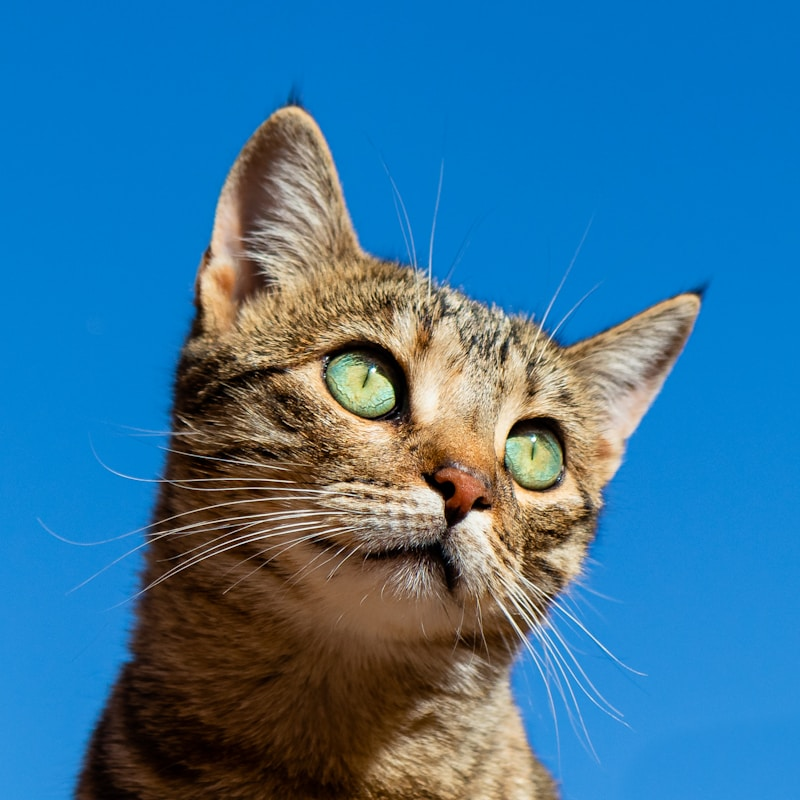
#> input picture data/raw/cat_closeup.jpg, 800 x 800 px; its folder holds only this picture in this run
$ python -i utils.py   (imports and definitions only)   (older library calls are emulated)
#> lines starting #> are read from the running program, lines starting #| are printed output that depends on the picture; after the words box and inside, x2 and y2 are one past the last pixel; in counts of white or black regions, pixels touching at a corner belong together
#> further down, picture is the input picture: shape (800, 800, 3); mean B, G, R 155.7, 116.4, 54.5
"""
Utility functions for pet detection inference.
"""

import cv2
import numpy as np
from pathlib import Path
from typing import Tuple, List, Optional


# [131 lines left out: functions load_image, draw_detections, save_image, get_image_files, not called in this run]


def extract_edge_features(image: np.ndarray) -> dict:
    """
    Extract edge detection features from an image.

    Args:
        image: Input image (BGR format)

    Returns:
        Dictionary containing different edge detection results
    """
    gray = cv2.cvtColor(image, cv2.COLOR_BGR2GRAY)
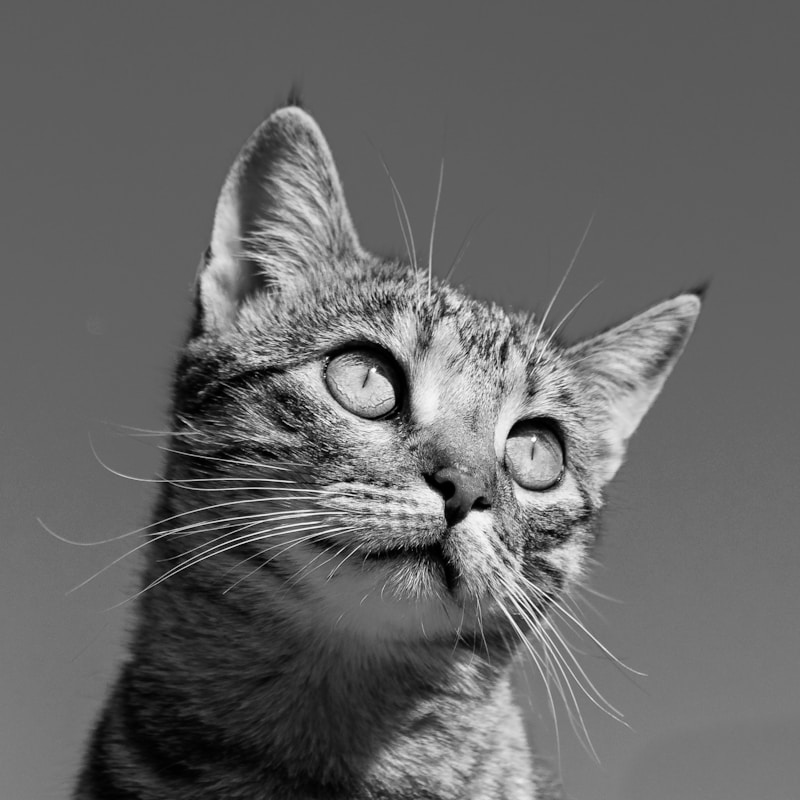
#> gray: shape (800, 800); min 0, max 255, mean 102.4

    # Canny edge detection
    canny = cv2.Canny(gray, 50, 150)
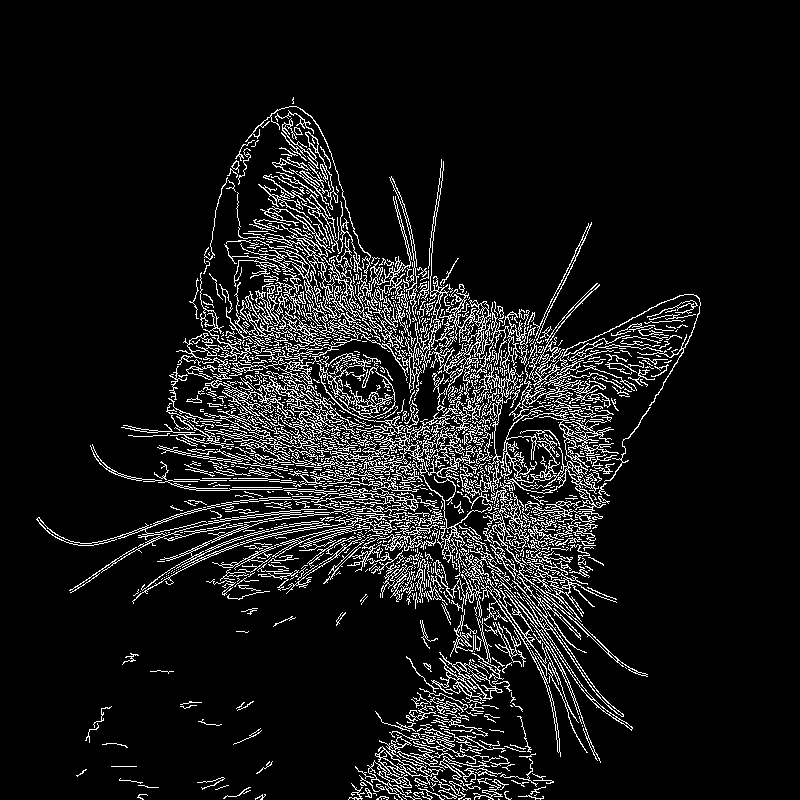
#> canny: shape (800, 800); 9.1% white in thin lines or dots, all inside (x1, y1, x2, y2) = (36, 97, 701, 800)

    # Sobel edge detection
    sobelx = cv2.Sobel(gray, cv2.CV_64F, 1, 0, ksize=3)
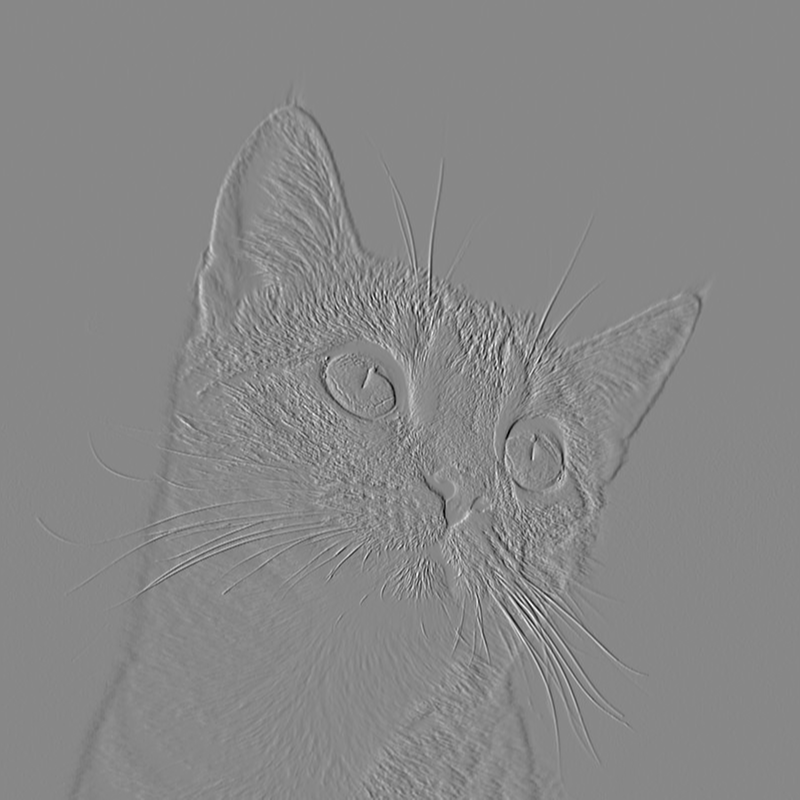
#> sobelx: shape (800, 800) float64; min -742, max 652, mean 0; drawn with min black and max white
    sobely = cv2.Sobel(gray, cv2.CV_64F, 0, 1, ksize=3)
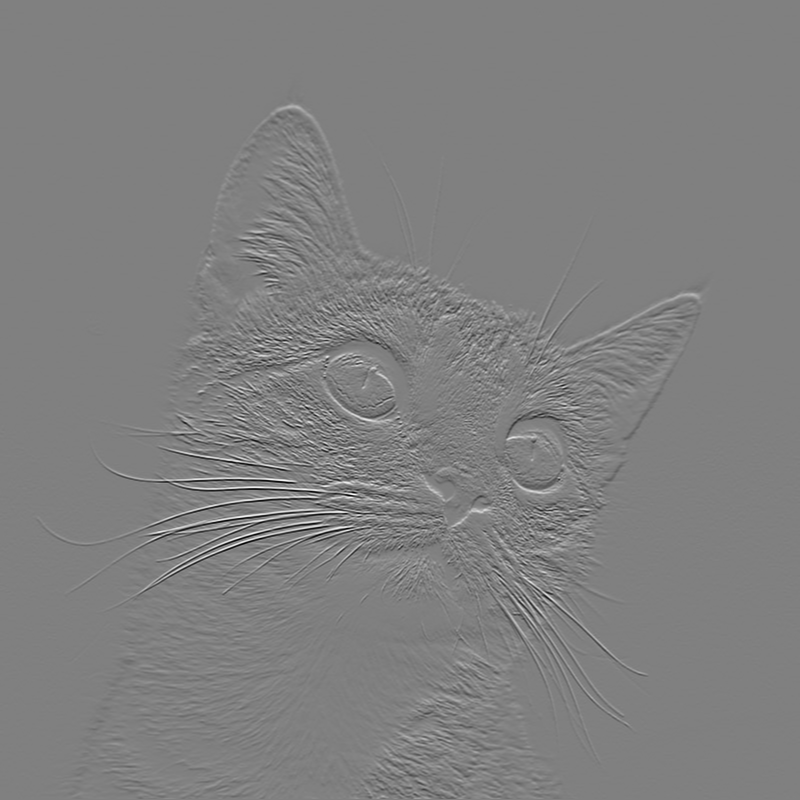
#> sobely: shape (800, 800) float64; min -846, max 837, mean 0; drawn with min black and max white
    sobel_combined = np.sqrt(sobelx**2 + sobely**2)
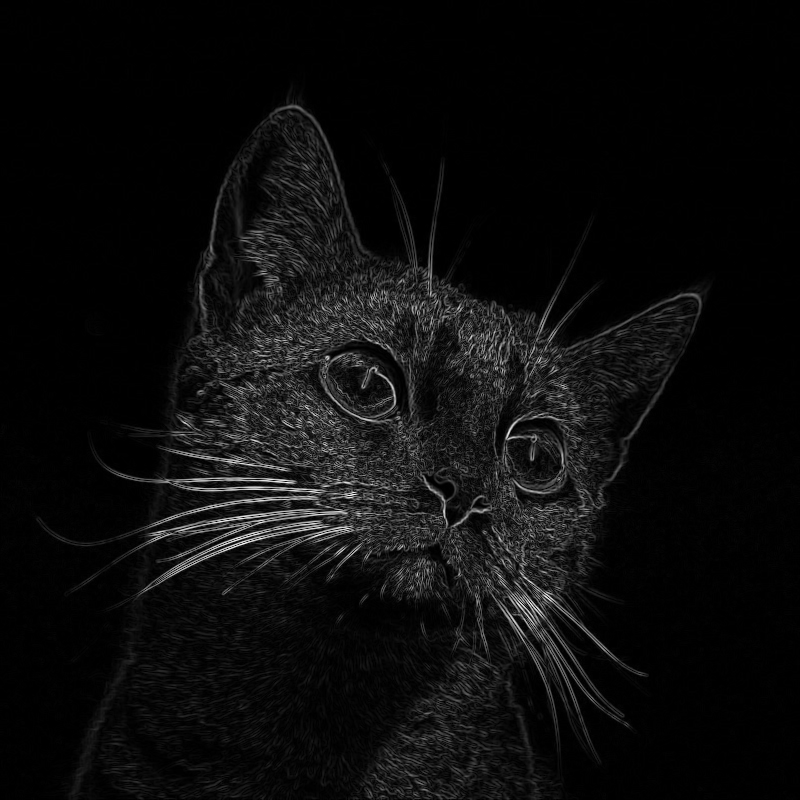
#> sobel_combined: shape (800, 800) float64; min 0, max 863.9, mean 42.9; drawn with min black and max white
    sobel_combined = np.uint8(sobel_combined / sobel_combined.max() * 255)

    # Laplacian edge detection
    laplacian = cv2.Laplacian(gray, cv2.CV_64F)
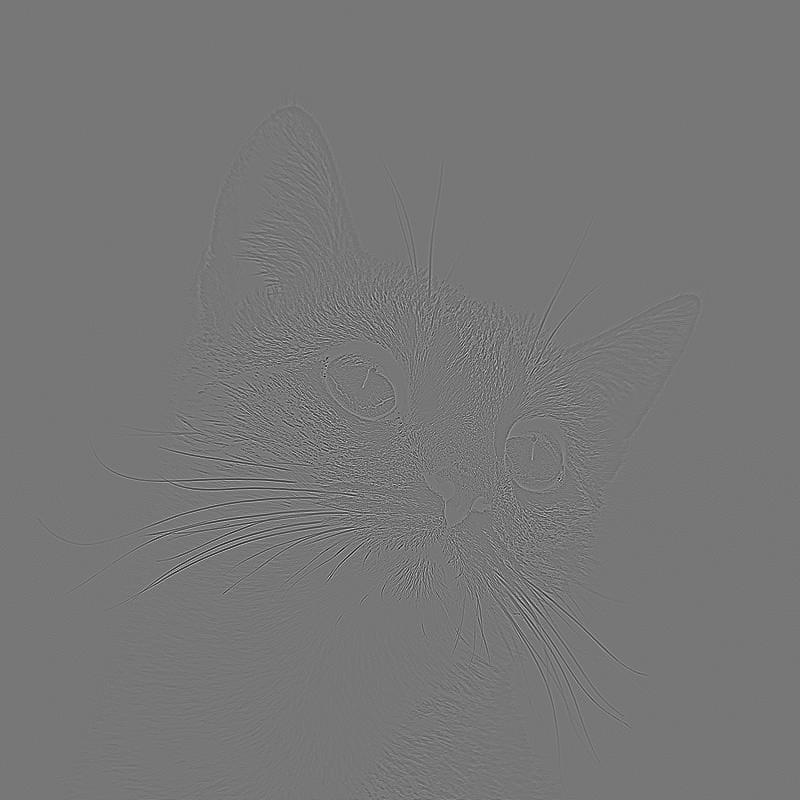
#> laplacian: shape (800, 800) float64; min -382, max 435, mean 0; drawn with min black and max white
    laplacian = np.uint8(np.absolute(laplacian))
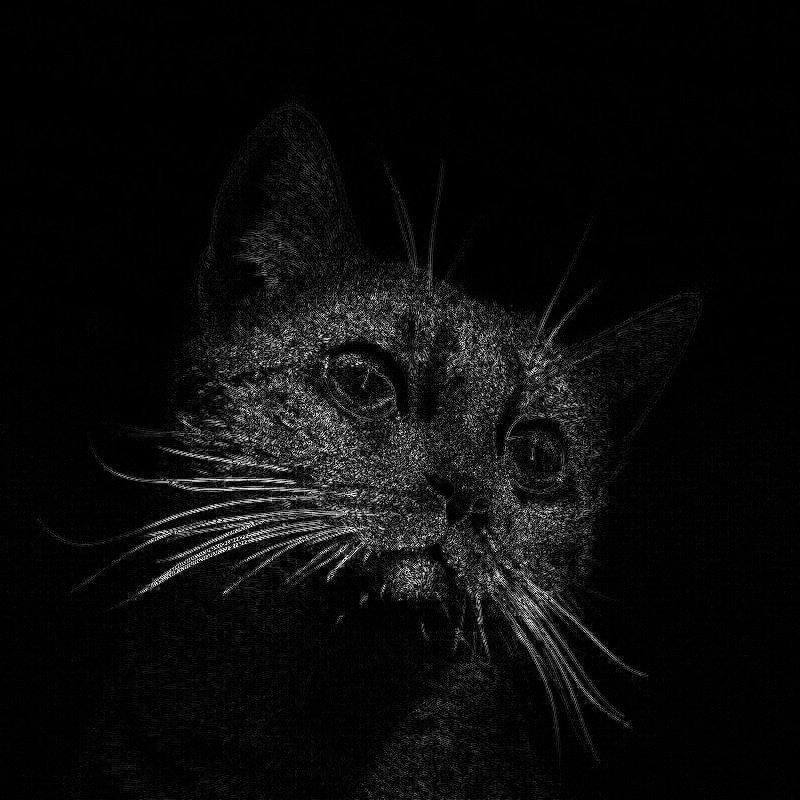
#> laplacian: shape (800, 800); min 0, max 255, mean 11.5

    return {
        'canny': canny,
        'sobel': sobel_combined,
        'laplacian': laplacian,
        'gray': gray
    }


# [137 lines left out: functions detect_keypoints_sift, detect_keypoints_orb, detect_contours, draw_enhanced_detections, not called in this run]

>>> import cv2
>>> picture = cv2.imread('../data/raw/cat_closeup.jpg')
>>> result = extract_edge_features(picture)
#> result = 4 items

$ run again, on data/raw/cat_sitting.jpg
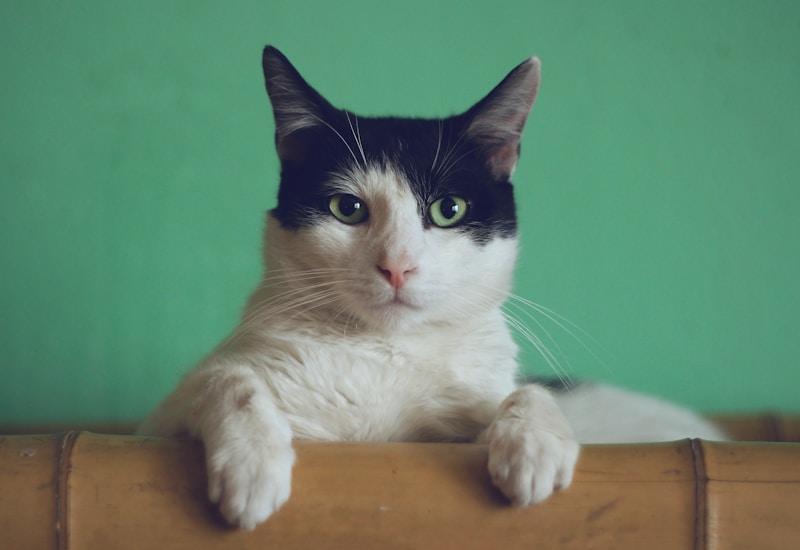
#> input picture data/raw/cat_sitting.jpg, 800 x 550 px
#> picture is the input picture: shape (550, 800, 3); mean B, G, R 109.9, 132.6, 100.8
#> in extract_edge_features, `canny = cv2.Canny(gray, 50, 150)`:
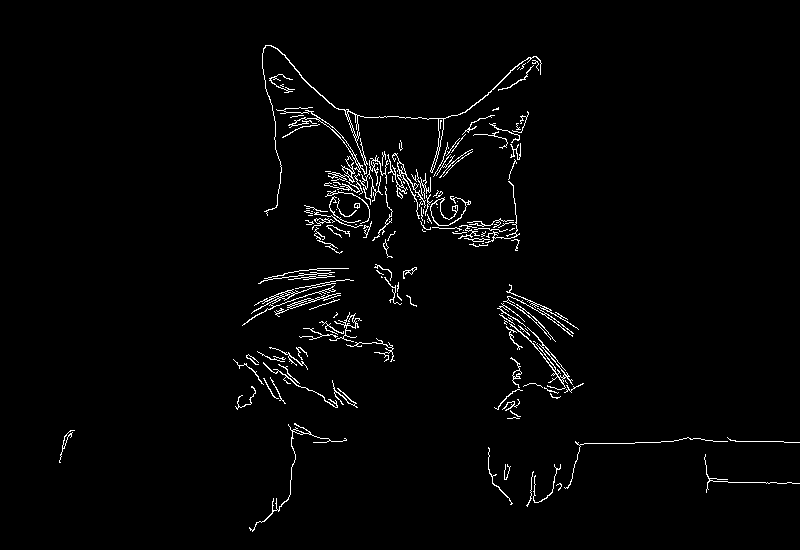
#> canny: shape (550, 800); 2.1% white in thin lines or dots, all inside (x1, y1, x2, y2) = (59, 45, 800, 532)
#> in extract_edge_features, `sobel_combined = np.sqrt(sobelx**2 + sobely**2)`:
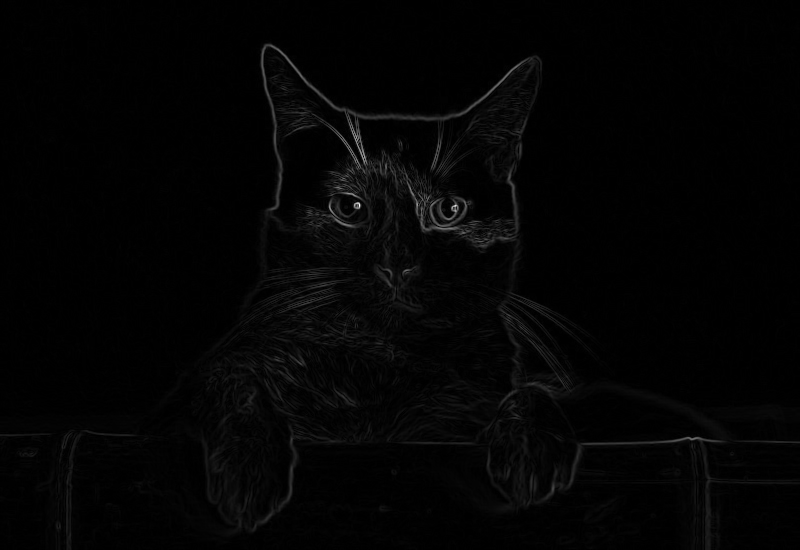
#> sobel_combined: shape (550, 800) float64; min 0, max 905.3, mean 14.6; drawn with min black and max white
#> result = 4 items

$ run again, on data/raw/dog_portrait.jpg
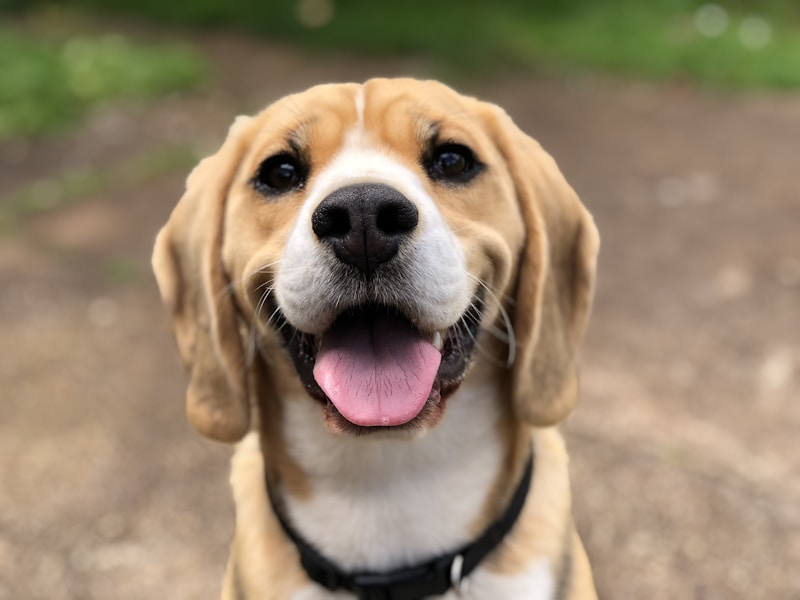
#> input picture data/raw/dog_portrait.jpg, 800 x 600 px
#> picture is the input picture: shape (600, 800, 3); mean B, G, R 106.9, 131.1, 148.8
#> in extract_edge_features, `canny = cv2.Canny(gray, 50, 150)`:
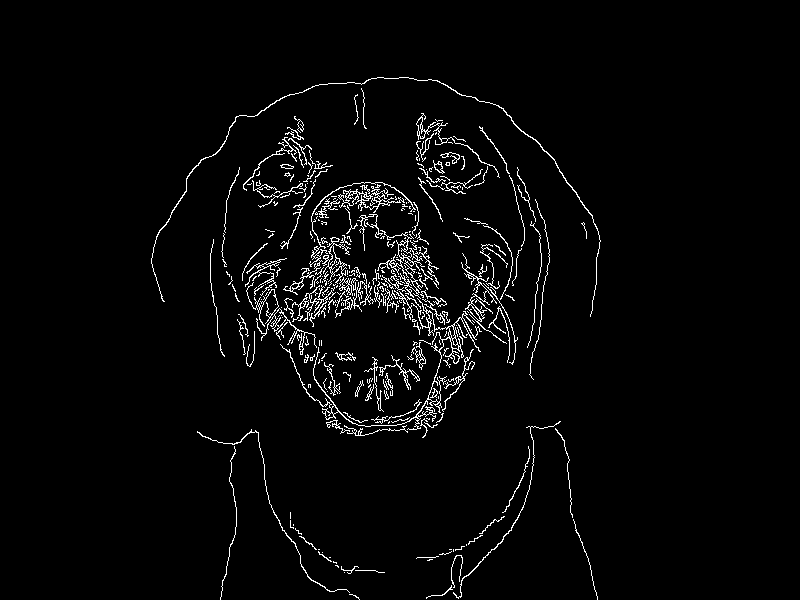
#> canny: shape (600, 800); 2.9% white in thin lines or dots, all inside (x1, y1, x2, y2) = (151, 77, 601, 600)
#> in extract_edge_features, `laplacian = np.uint8(np.absolute(laplacian))`:
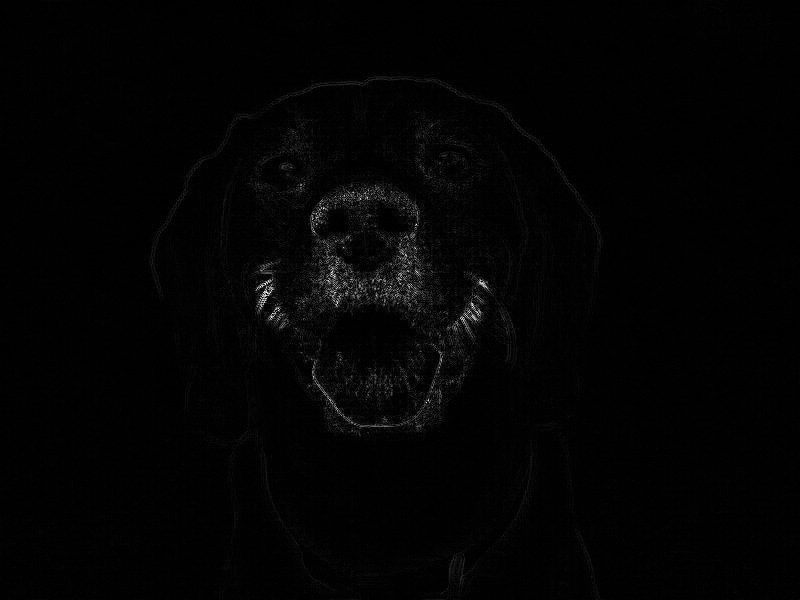
#> laplacian: shape (600, 800); min 0, max 252, mean 3.4
#> result = 4 items

$ run again, on data/raw/dog_running.jpg
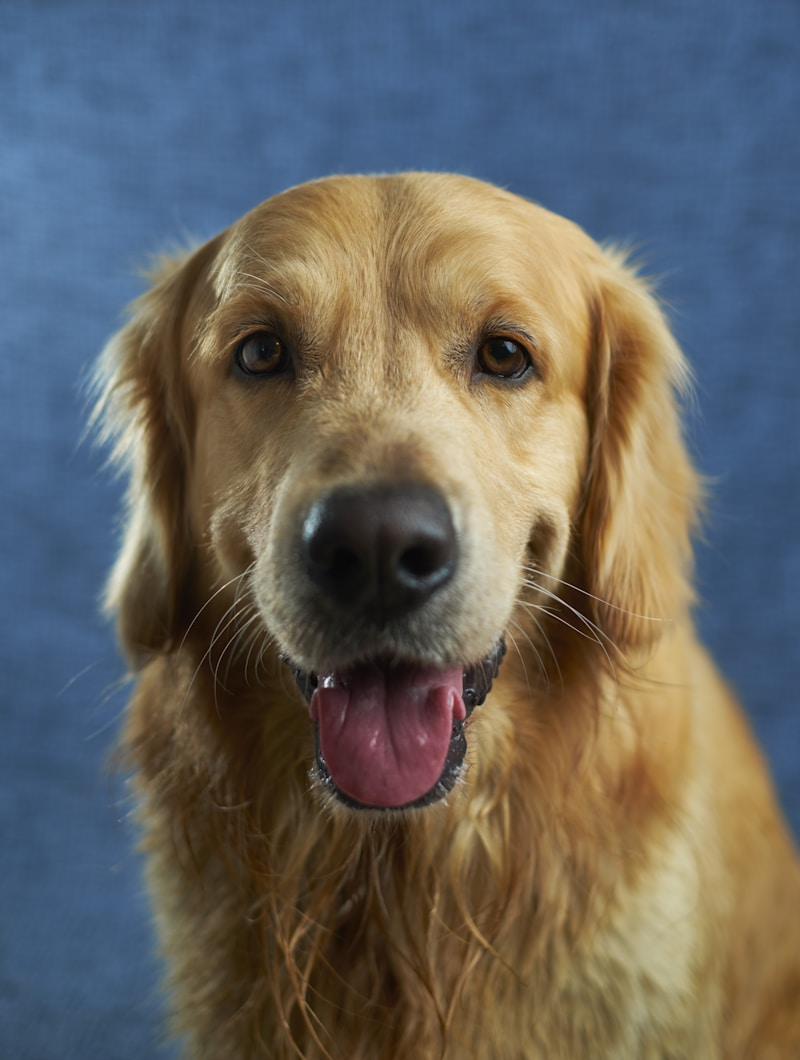
#> input picture data/raw/dog_running.jpg, 800 x 1060 px
#> picture is the input picture: shape (1060, 800, 3); mean B, G, R 96.6, 100.8, 102.3
#> canny: shape (1060, 800); 3.4% white in thin lines or dots, all inside (x1, y1, x2, y2) = (76, 171, 702, 1060)
#> in extract_edge_features, `laplacian = np.uint8(np.absolute(laplacian))`:
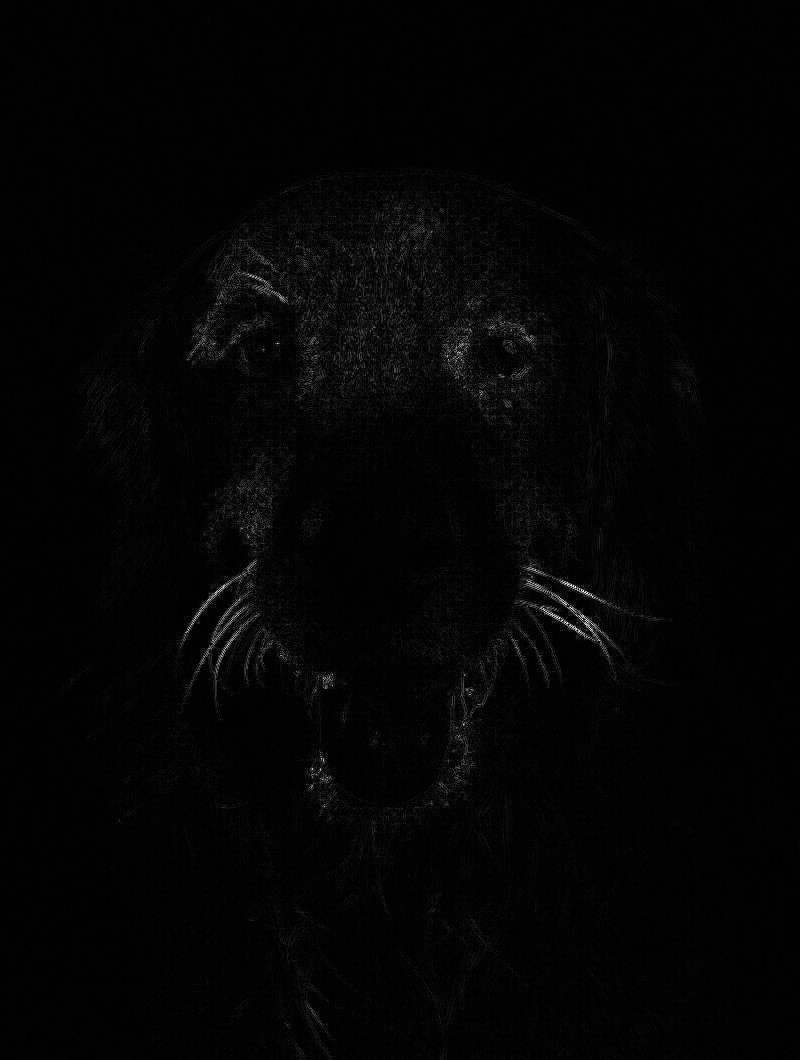
#> laplacian: shape (1060, 800); min 0, max 253, mean 3.8
#> result = 4 items
